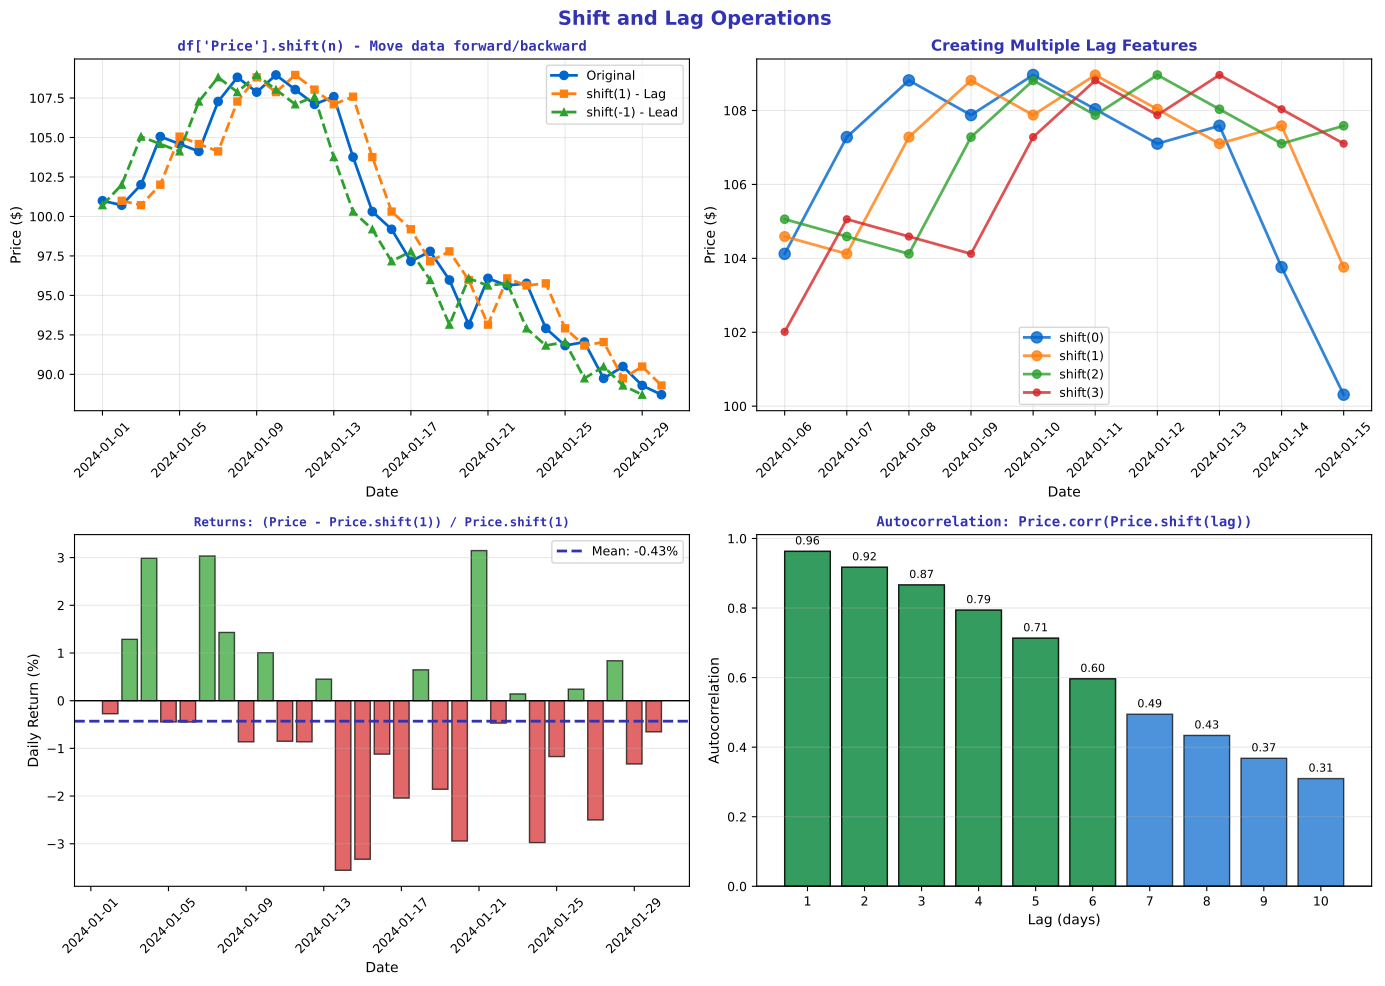

Here is the Python script that generated this plot:
"""Shift and Lag Operations - Creating lagged features"""
import matplotlib.pyplot as plt
import numpy as np
import pandas as pd
from pathlib import Path

# Standard matplotlib configuration
plt.rcParams.update({
    'font.size': 10,
    'axes.labelsize': 10,
    'axes.titlesize': 11,
    'xtick.labelsize': 9,
    'ytick.labelsize': 9,
    'legend.fontsize': 9,
    'figure.figsize': (10, 6),
    'figure.dpi': 150
})

# Course colors
MLPURPLE = '#3333B2'
MLLAVENDER = '#ADADE0'
MLBLUE = '#0066CC'
MLORANGE = '#FF7F0E'
MLGREEN = '#2CA02C'
MLRED = '#D62728'

# Generate sample data
np.random.seed(42)
dates = pd.date_range('2024-01-01', periods=30, freq='D')
prices = 100 + np.cumsum(np.random.randn(30) * 2)
df = pd.DataFrame({'Price': prices}, index=dates)

# Create lagged features
df['Lag_1'] = df['Price'].shift(1)
df['Lag_2'] = df['Price'].shift(2)
df['Lead_1'] = df['Price'].shift(-1)

fig, axes = plt.subplots(2, 2, figsize=(14, 10))
fig.suptitle('Shift and Lag Operations', fontsize=14, fontweight='bold', color=MLPURPLE)

# Plot 1: Shift demonstration
ax1 = axes[0, 0]
ax1.plot(df.index, df['Price'], 'o-', color=MLBLUE, linewidth=2, markersize=6, label='Original')
ax1.plot(df.index, df['Lag_1'], 's--', color=MLORANGE, linewidth=2, markersize=5, label='shift(1) - Lag')
ax1.plot(df.index, df['Lead_1'], '^--', color=MLGREEN, linewidth=2, markersize=5, label='shift(-1) - Lead')

ax1.set_xlabel('Date', fontsize=10)
ax1.set_ylabel('Price ($)', fontsize=10)
ax1.set_title("df['Price'].shift(n) - Move data forward/backward", fontsize=10,
              fontweight='bold', color=MLPURPLE, family='monospace')
ax1.tick_params(axis='x', rotation=45)
ax1.legend(fontsize=9)
ax1.grid(alpha=0.3)

# Plot 2: Multiple lags visualization
ax2 = axes[0, 1]
colors = [MLBLUE, MLORANGE, MLGREEN, MLRED]
for i, lag in enumerate([0, 1, 2, 3]):
    lagged = df['Price'].shift(lag)
    ax2.plot(df.index[5:15], lagged[5:15], 'o-', color=colors[i],
             linewidth=2, markersize=8-i, label=f'shift({lag})', alpha=0.8)

ax2.set_xlabel('Date', fontsize=10)
ax2.set_ylabel('Price ($)', fontsize=10)
ax2.set_title('Creating Multiple Lag Features', fontsize=11, fontweight='bold', color=MLPURPLE)
ax2.tick_params(axis='x', rotation=45)
ax2.legend(fontsize=9)
ax2.grid(alpha=0.3)

# Plot 3: Daily returns using shift
ax3 = axes[1, 0]
df['Return'] = (df['Price'] - df['Price'].shift(1)) / df['Price'].shift(1) * 100

colors = [MLGREEN if r >= 0 else MLRED for r in df['Return'].dropna()]
ax3.bar(df.index[1:], df['Return'].dropna(), color=colors, alpha=0.7, edgecolor='black')
ax3.axhline(0, color='black', linewidth=1)
ax3.axhline(df['Return'].mean(), color=MLPURPLE, linestyle='--', linewidth=2,
            label=f"Mean: {df['Return'].mean():.2f}%")

ax3.set_xlabel('Date', fontsize=10)
ax3.set_ylabel('Daily Return (%)', fontsize=10)
ax3.set_title("Returns: (Price - Price.shift(1)) / Price.shift(1)", fontsize=9,
              fontweight='bold', color=MLPURPLE, family='monospace')
ax3.tick_params(axis='x', rotation=45)
ax3.legend(fontsize=9)
ax3.grid(axis='y', alpha=0.3)

# Plot 4: Lagged correlation for prediction
ax4 = axes[1, 1]
# Calculate correlations with lagged values
lags = range(1, 11)
correlations = [df['Price'].corr(df['Price'].shift(lag)) for lag in lags]

ax4.bar(lags, correlations, color=MLBLUE, alpha=0.7, edgecolor='black')
ax4.axhline(0, color='black', linewidth=1)

# Highlight significant correlations
for i, (lag, corr) in enumerate(zip(lags, correlations)):
    if abs(corr) > 0.5:
        ax4.bar(lag, corr, color=MLGREEN, alpha=0.7, edgecolor='black')
    ax4.text(lag, corr + 0.02, f'{corr:.2f}', ha='center', fontsize=8)

ax4.set_xlabel('Lag (days)', fontsize=10)
ax4.set_ylabel('Autocorrelation', fontsize=10)
ax4.set_title('Autocorrelation: Price.corr(Price.shift(lag))', fontsize=10,
              fontweight='bold', color=MLPURPLE, family='monospace')
ax4.set_xticks(lags)
ax4.grid(axis='y', alpha=0.3)

plt.tight_layout()
plt.savefig(Path(__file__).parent / 'chart.pdf', dpi=300, bbox_inches='tight')
plt.close()
